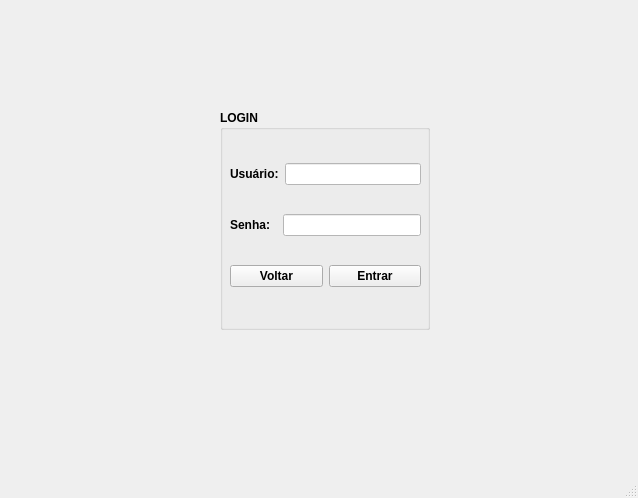
<?xml version="1.0" encoding="UTF-8"?>
<ui version="4.0">
 <class>formlogin</class>
 <widget class="QMainWindow" name="formlogin">
  <property name="geometry">
   <rect>
    <x>0</x>
    <y>0</y>
    <width>638</width>
    <height>498</height>
   </rect>
  </property>
  <property name="windowTitle">
   <string>MainWindow</string>
  </property>
  <widget class="QWidget" name="centralwidget">
   <widget class="QGroupBox" name="groupBox">
    <property name="geometry">
     <rect>
      <x>220</x>
      <y>110</y>
      <width>210</width>
      <height>220</height>
     </rect>
    </property>
    <property name="font">
     <font>
      <weight>75</weight>
      <bold>true</bold>
     </font>
    </property>
    <property name="title">
     <string>LOGIN</string>
    </property>
    <widget class="QWidget" name="layoutWidget">
     <property name="geometry">
      <rect>
       <x>10</x>
       <y>30</y>
       <width>191</width>
       <height>171</height>
      </rect>
     </property>
     <layout class="QVBoxLayout" name="verticalLayout">
      <item>
       <layout class="QHBoxLayout" name="horizontalLayout">
        <item>
         <widget class="QLabel" name="label">
          <property name="text">
           <string>Usuário:</string>
          </property>
         </widget>
        </item>
        <item>
         <widget class="QLineEdit" name="leNomeUsuario">
          <property name="styleSheet">
           <string notr="true">background-color: rgb(255, 255, 255);</string>
          </property>
         </widget>
        </item>
       </layout>
      </item>
      <item>
       <layout class="QHBoxLayout" name="horizontalLayout_2">
        <item>
         <widget class="QLabel" name="label_2">
          <property name="text">
           <string>Senha:  </string>
          </property>
         </widget>
        </item>
        <item>
         <widget class="QLineEdit" name="leSenha">
          <property name="styleSheet">
           <string notr="true">background-color: rgb(255, 255, 255);</string>
          </property>
          <property name="echoMode">
           <enum>QLineEdit::Password</enum>
          </property>
         </widget>
        </item>
       </layout>
      </item>
      <item>
       <layout class="QHBoxLayout" name="horizontalLayout_3">
        <item>
         <widget class="QPushButton" name="btVoltarLogin">
          <property name="styleSheet">
           <string notr="true"/>
          </property>
          <property name="text">
           <string>Voltar</string>
          </property>
         </widget>
        </item>
        <item>
         <widget class="QPushButton" name="btEntrarLogin">
          <property name="styleSheet">
           <string notr="true"/>
          </property>
          <property name="text">
           <string>Entrar</string>
          </property>
         </widget>
        </item>
       </layout>
      </item>
     </layout>
    </widget>
   </widget>
  </widget>
  <widget class="QMenuBar" name="menubar">
   <property name="geometry">
    <rect>
     <x>0</x>
     <y>0</y>
     <width>638</width>
     <height>21</height>
    </rect>
   </property>
  </widget>
  <widget class="QStatusBar" name="statusbar"/>
 </widget>
 <resources/>
 <connections/>
</ui>
